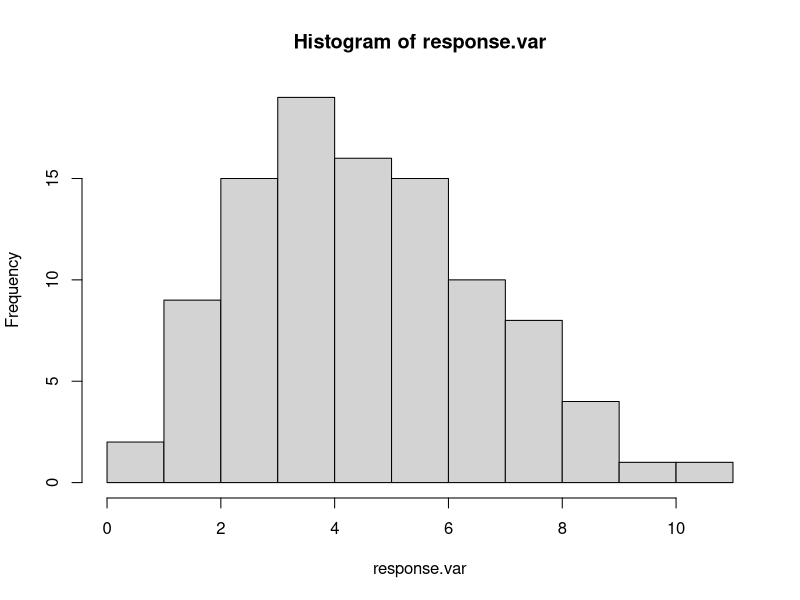

Source code (R):


# Script to help to identify which family is the best based on your dataset

get_family <- function(response.var, type.data = c("count", "probability", "success_failure", "binary", "continuous"), random.factor = FALSE) {
  require(broom)
  require(parameters)
  
  family_mapping <- list(
    count = c("poisson", "quasipoisson", "negativebinomial"),
    probability = c("binomial", "beta"),
    success_failure = "binomial",
    binary = "binomial",
    continuous = c("gaussian", "Gamma", "lognormal")
  )
  
  # Examples of distributions
  examples <- list(
    binomial = "Number surviving, number killed",
    poisson = "Seeds per quadrat, settlers (variance ≈ mean)",
    quasipoisson = "Overdispersed count data",
    negativebinomial = "Seeds per quadrat, settlers (variance > mean)",
    Gamma = "Survival time, distance to nearest edge",
    gaussian = "Normal distribution",
    lognormal = "Size, mass (exponential growth)",
    beta = "Cover proportion or bounded probabilities (0-1)"
  )
  
    check_variance_mean_ratio <- function(column) {
      mean_val <- mean(column, na.rm = TRUE)
      var_val <- var(column, na.rm = TRUE)
      ratio <- var_val / mean_val
      if (ratio < 1.2) {
        family <- "poisson"
      } else if (ratio >= 1.2 && ratio < 2) {
        family <- "quasipoisson"
      } else {
        family <- "negativebinomial"
      }
      return(list(family = family, mean_val = mean_val, var_val = var_val, ratio = ratio))
    }
    
    select_continuous_family <- function(column) {
      # Ensure the input is a numeric vector and handle potential issues
      column <- as.numeric(column)
      column <- column[!is.na(column)]  # Remove NA values
      
      # Calculate skewness of the column
      skewness_val <- e1071::skewness(column, na.rm = TRUE)
      
      # Check log-transformed skewness for strictly positive values
      if (all(column > 0)) {
        log_transformed_skewness <- e1071::skewness(log(column), na.rm = TRUE)
      } else {
        log_transformed_skewness <- Inf  # Set to infinity if log transformation is not possible
      }
      
      # Determine the best family based on skewness
      if (skewness_val > 0) {
        if (log_transformed_skewness < 0.5) {
          return("lognormal")  # Log transformation normalizes the data
        } else {
          return("Gamma")  # Positively skewed data
        }
      } else {
        return("gaussian")  # Symmetric data
      }
    }
    
    # Process each data type
    result <- lapply(type.data, function(type) {
      if (type %in% names(family_mapping)) {
        families <- family_mapping[[type]]
        if(type=="continuos") {
          best_family <- select_continuous_family(response.var)
          families <- best_family
          mean_val <- mean(response.var, na.rm = TRUE)
          var_val <- var(response.var, na.rm = TRUE)
          skewness_val <- skewness(response.var, na.rm = TRUE)
        }  else {
          mean_val <- NA
          var_val <- NA
          skewness_val <- NA
        }
        
        # If type is count, check variance-to-mean ratio
        if (type == "count" && !is.null(data)) {
          metrics <- check_variance_mean_ratio(response.var)
          families <- metrics$family
          mean_val <- metrics$mean_val
          var_val <- metrics$var_val
          ratio <- metrics$ratio
        } else {
          mean_val <- NA
          var_val <- NA
          ratio <- NA
        }
        
        associated_examples <- examples[families]
        return(list(
          data_type = type,
          families = families,
          examples = associated_examples,
          mean_val = mean_val,
          var_val = var_val,
          ratio = ratio
        ))
      } else {
        return(list(
          data_type = type,
          families = "unknown",
          examples = "No examples available",
          mean_val = NA,
          var_val = NA,
          ratio = NA
        )) }
    })
    
    if(is.numeric(response.var) ==TRUE) {hist(response.var) }
    names(result) <- type.data
    return(result)
}

# Example usage
set.seed(123)
data <- data.frame(
  count_column = rpois(100, lambda = 5),  # Replace with your actual data
  other_column = rnorm(100)
)

type.data <- c("count", "probability", "success_failure", "binary", "continuous")
result <- get_family(response.var = data$count_column, type.data = "continuous", random.factor = TRUE)
